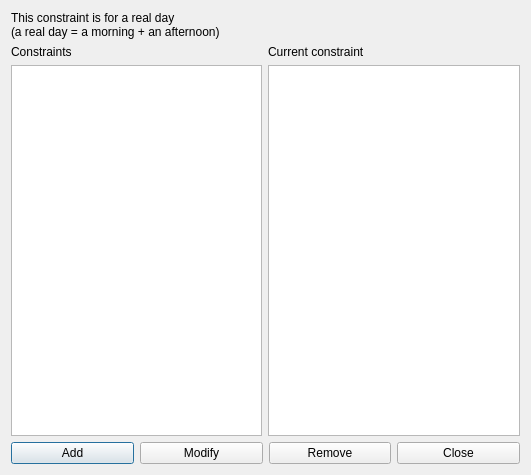
<?xml version="1.0" encoding="UTF-8"?>
<ui version="4.0">
 <class>ConstraintStudentsMaxRoomChangesPerRealDayForm_template</class>
 <widget class="QDialog" name="ConstraintStudentsMaxRoomChangesPerRealDayForm_template">
  <property name="geometry">
   <rect>
    <x>0</x>
    <y>0</y>
    <width>531</width>
    <height>475</height>
   </rect>
  </property>
  <property name="windowTitle">
   <string extracomment="This is the title of the dialog to see the list of all constraints of this type">Constraints students max room changes per real day</string>
  </property>
  <layout class="QGridLayout" name="gridLayout">
   <item row="0" column="0" colspan="2">
    <widget class="QLabel" name="label">
     <property name="text">
      <string>This constraint is for a real day
(a real day = a morning + an afternoon)</string>
     </property>
    </widget>
   </item>
   <item row="1" column="0">
    <layout class="QVBoxLayout" name="verticalLayout">
     <item>
      <widget class="QLabel" name="constraintsTextLabel">
       <property name="frameShape">
        <enum>QFrame::NoFrame</enum>
       </property>
       <property name="frameShadow">
        <enum>QFrame::Plain</enum>
       </property>
       <property name="text">
        <string>Constraints</string>
       </property>
       <property name="wordWrap">
        <bool>false</bool>
       </property>
      </widget>
     </item>
     <item>
      <widget class="QListWidget" name="constraintsListWidget"/>
     </item>
    </layout>
   </item>
   <item row="1" column="1">
    <layout class="QVBoxLayout" name="verticalLayout_2">
     <item>
      <widget class="QLabel" name="currentConstraintTextLabel">
       <property name="text">
        <string>Current constraint</string>
       </property>
       <property name="wordWrap">
        <bool>false</bool>
       </property>
      </widget>
     </item>
     <item>
      <widget class="QPlainTextEdit" name="currentConstraintTextEdit"/>
     </item>
    </layout>
   </item>
   <item row="2" column="0" colspan="2">
    <layout class="QHBoxLayout" name="horizontalLayout">
     <item>
      <widget class="QPushButton" name="addConstraintPushButton">
       <property name="text">
        <string>Add</string>
       </property>
      </widget>
     </item>
     <item>
      <widget class="QPushButton" name="modifyConstraintPushButton">
       <property name="text">
        <string>Modify</string>
       </property>
      </widget>
     </item>
     <item>
      <widget class="QPushButton" name="removeConstraintPushButton">
       <property name="text">
        <string>Remove</string>
       </property>
      </widget>
     </item>
     <item>
      <widget class="QPushButton" name="closePushButton">
       <property name="text">
        <string>Close</string>
       </property>
      </widget>
     </item>
    </layout>
   </item>
  </layout>
 </widget>
 <layoutdefault spacing="6" margin="11"/>
 <resources/>
 <connections/>
</ui>
